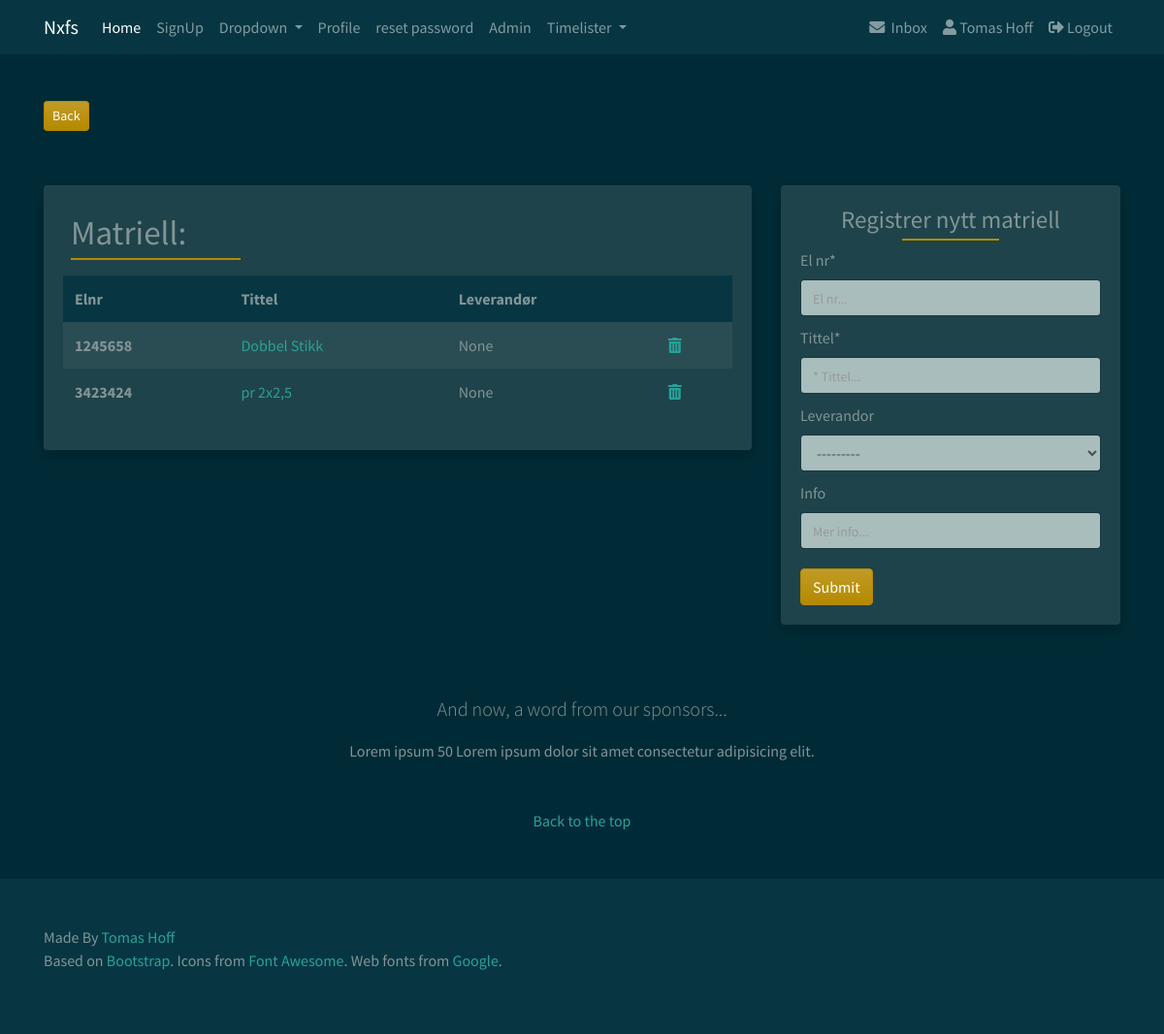
The page /matriell/ (signed in) on the database its author committed.
### users/models.py (models this page shows, shortened)
class CustomUser(AbstractUser):
    objects = CustomUserManager()
    city = models.CharField(max_length=50, blank=True)
    country = models.CharField(max_length=50, blank=True)
    website = models.URLField(blank=True)
    phone = models.IntegerField(default=0)
    profile_picture = models.ImageField(
        upload_to='profile_image', default='default/profile.png')

### matriell/models.py (models this page shows, shortened)
class Matriell(models.Model):
    el_nr = models.IntegerField(unique=True, blank=True, null=True,)
    tittel = models.CharField(max_length=64, unique=True, blank=True)
    info = models.CharField(max_length=256, blank=True)
    leverandor = models.ForeignKey(
        Leverandorer, on_delete=models.CASCADE, blank=True, null=True)
    image = models.ImageField()
    class Meta:
        verbose_name = 'Matriell'
        verbose_name_plural = 'Matriell'
    def __str__(self):
        return self.tittel

### matriell/views.py (the view)
# urls.py: path('', views.matriellList, name="matriell-list"),
@login_required
def matriellList(request):
    matriell = models.Matriell.objects.all()
    matriellform = MatriellForm(request.POST or None)
    if request.method == "POST":
        if matriellform.is_valid():
            matriellform.save()
            messages.success(request, 'Matriell Lagt til')
            return redirect(request.META.get('HTTP_REFERER', redirect_if_referer_not_found))
    context = {
        'matriell': matriell,
        'matriellform': matriellform
    }
    return render(request, 'matriell/matiell-liste.html', context)

### matriell/forms.py
class MatriellForm(forms.ModelForm):
    el_nr = forms.CharField(max_length=7, widget=forms.TextInput(
        attrs={
            'placeholder': 'El nr...',
        }))
    tittel = forms.CharField(max_length=64, widget=forms.TextInput(
        attrs={
            'placeholder': '* Tittel...',
        }))
    info = forms.CharField(max_length=256, required=False, widget=forms.TextInput(
        attrs={
            'placeholder': 'Mer info...',
        }))
    class Meta:
        model = Matriell
        fields = (
            'el_nr',
            'tittel',
            'leverandor',
            'info',
        )

### srv/context_processors.py (called while the page is built)
def custom_context(request):
    navbarloginform = LoginForm(request.POST or None)
    return {
        'navbarloginform': navbarloginform
    }

### templates/matriell/matiell-liste.html (shortened to what this page needs)
{% extends 'base.html' %}
{% block content %}
{% load crispy_forms_tags %}
<div class="col-lg-8">
    <div class="card border-0 shadow mb-4">
        <div class="card-body">
            <div class="d-flex justify-content-between">
                <div class="p-2">
                    <h2 class="card-body">Matriell:</h2>
                </div>
                <div class="p-2"></div>
                <div class="p-2">
                </div>
            </div>
            <table class="table table-striped table-borderless">
                <thead class="thead-custom">
                    <tr>
                        <th scope="col">Elnr</th>
                        <th scope="col">Tittel</th>
                        <th scope="col">Leverandør</th>
                        <th scope="col"></th>
                    </tr>
                </thead>
                <tbody>
                    {% for mat in matriell %}
                    <tr>
                        <th scope="row">{{ mat.el_nr }}</th>
                        <td><a href="{% url 'matriell-detail' object_id=mat.pk %}">{{ mat }}</a></td>
                        <td>{{ mat.leverandor }}</td>
                        <td><a href="{% url 'delete_matriell' object_id=mat.id %}" class="confirm-delete"
                                data-toggle="modal" data-target="#confirmTimerDeleteModal" id="deleteButton{{mat.id}}">
                                <i class="fas fa-trash-alt" tooltip-toggle="tooltip" title="Delete"></i></a>
                        </td>
                    </tr>
                    {% endfor %}
                </tbody>
            </table>
        </div>
    </div>
</div>
<div class="col-lg-4">
    <div class="card border-0 shadow mb-4 d-none d-lg-block">
        <div class="card-body">
            <div class="form-group">
                <h2>Registrer nytt matriell<br>
                </h2>
                <form method="POST" action=".">
                    {{ matriellform|crispy }}
                    <button type="submit" class="btn btn-primary button-card">Submit</button>
                </form>
            </div>
        </div>
    </div>
</div>
{% endblock content %}

### templates/func/name.html
{% if user.first_name == '' %}
{{ user.username|title }}
{% else %}
{{ user.first_name|title }} {{ user.last_name|title }}
{% endif %}

### static_in_env/css/custom.css (style rules this page uses)
* { margin: 0; padding: 0; }
.button-card { margin-top: 10px !important; }
.card-body h2 { font-weight: 500; font-size: 35px; text-align: left; position: relative; padding: 0px 0 5px; margin-bottom: 10px; }
.card-body h2::after { background: #B58900; width: 175px; height: 2px; content: ""; position: absolute; top: 100%; left: 0%; transform: translateX(-0%); -o-transform: translateX(-0%); -ms-transform: translateX(-0%); -moz-transform: translateX(-0%); -webkit-transform: translateX(-0%); }
.thead-custom th { background-color: #073642; }
.form-group { margin-bottom: 0px !important; }
.form-group input { margin-bottom: 10px !important; }
.form-group select { margin-bottom: 10px !important; }
.form-group h2 { font-weight: 400; font-size: 25px; text-align: center; position: relative; padding: 0px 0 5px; margin-bottom: 10px; }
.form-group h2::after { background: #B58900; width: 100px; height: 2px; content: ""; position: absolute; top: 100%; left: 50%; transform: translateX(-50%); -o-transform: translateX(-50%); -ms-transform: translateX(-50%); -moz-transform: translateX(-50%); -webkit-transform: translateX(-50%); }
.form-group label { font-size: 16px; padding: 0px; }

### rows shown on the page
CustomUser: first_name "Tomas", last_name "Hoff"
Matriell: el_nr "1245658", tittel "Dobbel Stikk", leverandor "None"
Matriell: el_nr "3423424", tittel "pr 2x2,5", leverandor "None"
